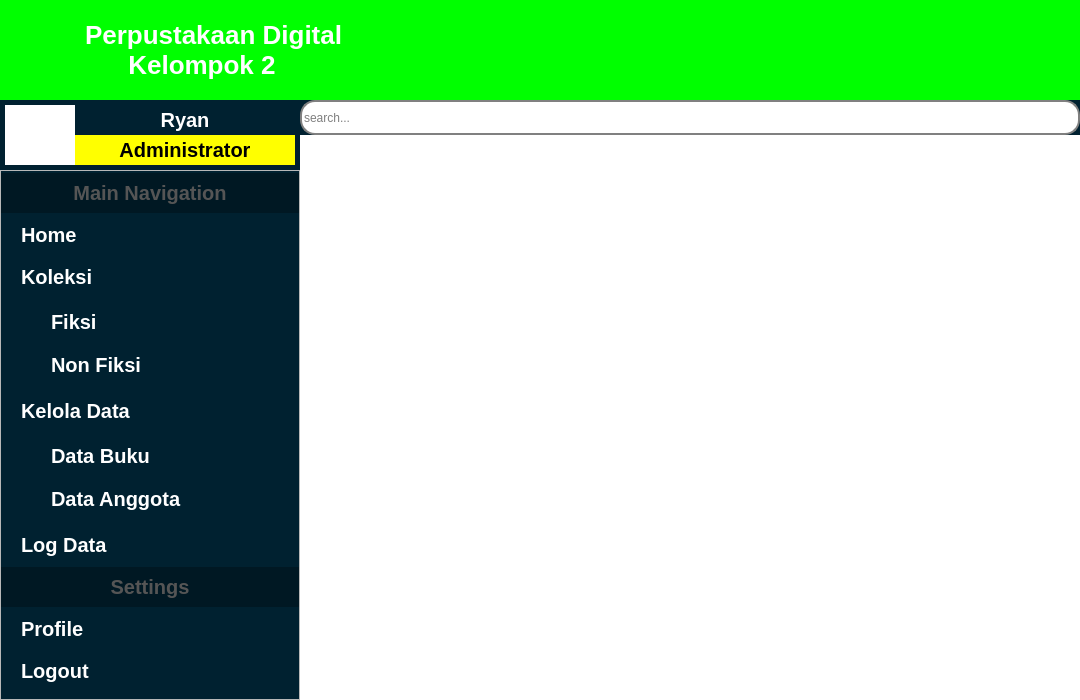
<?xml version="1.0" encoding="UTF-8"?>
<ui version="4.0">
 <class>UI_Dashboard</class>
 <widget class="QMainWindow" name="UI_Dashboard">
  <property name="geometry">
   <rect>
    <x>0</x>
    <y>0</y>
    <width>1080</width>
    <height>700</height>
   </rect>
  </property>
  <property name="sizePolicy">
   <sizepolicy hsizetype="Expanding" vsizetype="Expanding">
    <horstretch>0</horstretch>
    <verstretch>0</verstretch>
   </sizepolicy>
  </property>
  <property name="windowTitle">
   <string>MainWindow</string>
  </property>
  <widget class="QWidget" name="centralwidget">
   <property name="styleSheet">
    <string notr="true">.QWidget{
background-color: rgb(0, 33, 48);
}</string>
   </property>
   <layout class="QGridLayout" name="gridLayout">
    <property name="leftMargin">
     <number>0</number>
    </property>
    <property name="topMargin">
     <number>0</number>
    </property>
    <property name="rightMargin">
     <number>0</number>
    </property>
    <property name="bottomMargin">
     <number>0</number>
    </property>
    <property name="spacing">
     <number>0</number>
    </property>
    <item row="1" column="1" colspan="2">
     <widget class="QLineEdit" name="search">
      <property name="minimumSize">
       <size>
        <width>0</width>
        <height>30</height>
       </size>
      </property>
      <property name="maximumSize">
       <size>
        <width>16777215</width>
        <height>35</height>
       </size>
      </property>
      <property name="styleSheet">
       <string notr="true">QLineEdit {
 border: 2px solid gray;
 border-radius: 15px;
}</string>
      </property>
      <property name="text">
       <string/>
      </property>
      <property name="placeholderText">
       <string>search...</string>
      </property>
     </widget>
    </item>
    <item row="1" column="0" rowspan="2">
     <widget class="QWidget" name="profileWidget" native="true">
      <property name="enabled">
       <bool>true</bool>
      </property>
      <property name="minimumSize">
       <size>
        <width>0</width>
        <height>70</height>
       </size>
      </property>
      <property name="maximumSize">
       <size>
        <width>16777215</width>
        <height>100</height>
       </size>
      </property>
      <layout class="QHBoxLayout" name="horizontalLayout_3">
       <property name="spacing">
        <number>0</number>
       </property>
       <property name="leftMargin">
        <number>5</number>
       </property>
       <property name="topMargin">
        <number>5</number>
       </property>
       <property name="rightMargin">
        <number>5</number>
       </property>
       <property name="bottomMargin">
        <number>5</number>
       </property>
       <item>
        <widget class="QLabel" name="IconProfile">
         <property name="maximumSize">
          <size>
           <width>70</width>
           <height>70</height>
          </size>
         </property>
         <property name="styleSheet">
          <string notr="true">background-color: rgb(255, 255, 255);</string>
         </property>
         <property name="text">
          <string/>
         </property>
         <property name="pixmap">
          <pixmap>../Asset/Icon/Admin1.png</pixmap>
         </property>
         <property name="scaledContents">
          <bool>true</bool>
         </property>
        </widget>
       </item>
       <item>
        <layout class="QVBoxLayout" name="verticalLayout_2">
         <item>
          <widget class="QLabel" name="NamaAkun">
           <property name="styleSheet">
            <string notr="true">font-size: 20px; font-weight: bold; text-align: center; color: #ffffff;</string>
           </property>
           <property name="text">
            <string>Ryan</string>
           </property>
           <property name="alignment">
            <set>Qt::AlignmentFlag::AlignCenter</set>
           </property>
          </widget>
         </item>
         <item>
          <widget class="QLabel" name="Role">
           <property name="styleSheet">
            <string notr="true">font-size: 20px; font-weight: bold; text-align: center; color: #000000;
background-color: rgb(255, 255, 0);</string>
           </property>
           <property name="text">
            <string>Administrator</string>
           </property>
           <property name="alignment">
            <set>Qt::AlignmentFlag::AlignCenter</set>
           </property>
          </widget>
         </item>
        </layout>
       </item>
      </layout>
     </widget>
    </item>
    <item row="2" column="2" rowspan="2">
     <widget class="QStackedWidget" name="stackedWidget">
      <property name="styleSheet">
       <string notr="true">background-color: #ffffff;</string>
      </property>
      <property name="currentIndex">
       <number>7</number>
      </property>
      <widget class="QWidget" name="page1"/>
      <widget class="QWidget" name="page2"/>
      <widget class="QWidget" name="page3"/>
      <widget class="QWidget" name="page"/>
      <widget class="QWidget" name="page4"/>
      <widget class="QWidget" name="page5"/>
      <widget class="QWidget" name="page6"/>
      <widget class="QWidget" name="page7"/>
     </widget>
    </item>
    <item row="0" column="0" colspan="3">
     <widget class="QWidget" name="HeaderLabel" native="true">
      <property name="sizePolicy">
       <sizepolicy hsizetype="Expanding" vsizetype="Expanding">
        <horstretch>0</horstretch>
        <verstretch>0</verstretch>
       </sizepolicy>
      </property>
      <property name="maximumSize">
       <size>
        <width>16777215</width>
        <height>100</height>
       </size>
      </property>
      <property name="styleSheet">
       <string notr="true">background-color: rgb(0, 255, 0);</string>
      </property>
      <layout class="QHBoxLayout" name="horizontalLayout">
       <item>
        <widget class="QLabel" name="icon_label">
         <property name="maximumSize">
          <size>
           <width>70</width>
           <height>70</height>
          </size>
         </property>
         <property name="text">
          <string/>
         </property>
         <property name="pixmap">
          <pixmap>../Asset/Icon/Buku.png</pixmap>
         </property>
         <property name="scaledContents">
          <bool>true</bool>
         </property>
        </widget>
       </item>
       <item>
        <widget class="QLabel" name="title_label">
         <property name="styleSheet">
          <string notr="true">font-size: 26px; font-weight: bold; text-align: center; color: #ffffff;</string>
         </property>
         <property name="text">
          <string>Perpustakaan Digital
      Kelompok 2</string>
         </property>
         <property name="alignment">
          <set>Qt::AlignmentFlag::AlignLeading|Qt::AlignmentFlag::AlignLeft|Qt::AlignmentFlag::AlignVCenter</set>
         </property>
        </widget>
       </item>
      </layout>
     </widget>
    </item>
    <item row="3" column="0">
     <widget class="QScrollArea" name="scrollArea">
      <property name="minimumSize">
       <size>
        <width>300</width>
        <height>0</height>
       </size>
      </property>
      <property name="maximumSize">
       <size>
        <width>300</width>
        <height>16777215</height>
       </size>
      </property>
      <property name="styleSheet">
       <string notr="true"/>
      </property>
      <property name="widgetResizable">
       <bool>true</bool>
      </property>
      <widget class="QWidget" name="sidebar">
       <property name="geometry">
        <rect>
         <x>0</x>
         <y>0</y>
         <width>298</width>
         <height>518</height>
        </rect>
       </property>
       <property name="minimumSize">
        <size>
         <width>280</width>
         <height>0</height>
        </size>
       </property>
       <property name="maximumSize">
        <size>
         <width>16777215</width>
         <height>16777215</height>
        </size>
       </property>
       <property name="styleSheet">
        <string notr="true">background-color: rgb(0, 33, 48);</string>
       </property>
       <layout class="QVBoxLayout" name="verticalLayout_3">
        <property name="spacing">
         <number>0</number>
        </property>
        <property name="leftMargin">
         <number>0</number>
        </property>
        <property name="topMargin">
         <number>0</number>
        </property>
        <property name="rightMargin">
         <number>0</number>
        </property>
        <property name="bottomMargin">
         <number>0</number>
        </property>
        <item>
         <widget class="QLabel" name="Menu1">
          <property name="minimumSize">
           <size>
            <width>0</width>
            <height>40</height>
           </size>
          </property>
          <property name="maximumSize">
           <size>
            <width>16777215</width>
            <height>40</height>
           </size>
          </property>
          <property name="styleSheet">
           <string notr="true">font-size: 20px; font-weight: bold; text-align: center; color: #555555;
background-color: rgb(0, 24, 35);</string>
          </property>
          <property name="text">
           <string>Main Navigation</string>
          </property>
          <property name="alignment">
           <set>Qt::AlignmentFlag::AlignCenter</set>
          </property>
         </widget>
        </item>
        <item>
         <widget class="QPushButton" name="home">
          <property name="minimumSize">
           <size>
            <width>0</width>
            <height>40</height>
           </size>
          </property>
          <property name="maximumSize">
           <size>
            <width>16777215</width>
            <height>40</height>
           </size>
          </property>
          <property name="styleSheet">
           <string notr="true">font-size: 20px; font-weight: bold; text-align: left; color: #ffffff;padding-left: 20px;border:tranparanted
</string>
          </property>
          <property name="text">
           <string>Home</string>
          </property>
          <property name="icon">
           <iconset>
            <normaloff>../Asset/Icon/home.png</normaloff>../Asset/Icon/home.png</iconset>
          </property>
          <property name="checkable">
           <bool>true</bool>
          </property>
          <attribute name="buttonGroup">
           <string notr="true">buttonGroup</string>
          </attribute>
         </widget>
        </item>
        <item>
         <widget class="QPushButton" name="Koleksi">
          <property name="minimumSize">
           <size>
            <width>0</width>
            <height>40</height>
           </size>
          </property>
          <property name="maximumSize">
           <size>
            <width>16777215</width>
            <height>40</height>
           </size>
          </property>
          <property name="styleSheet">
           <string notr="true">font-size: 20px; font-weight: bold; text-align: left; color: #ffffff;padding-left: 20px;border: none;
</string>
          </property>
          <property name="text">
           <string>Koleksi</string>
          </property>
          <property name="icon">
           <iconset>
            <normaloff>../Asset/Icon/koleksi.png</normaloff>../Asset/Icon/koleksi.png</iconset>
          </property>
          <property name="checkable">
           <bool>true</bool>
          </property>
          <attribute name="buttonGroup">
           <string notr="true">buttonGroup</string>
          </attribute>
         </widget>
        </item>
        <item>
         <widget class="QWidget" name="KoleksiSubMenu" native="true">
          <property name="maximumSize">
           <size>
            <width>16777215</width>
            <height>90</height>
           </size>
          </property>
          <layout class="QVBoxLayout" name="verticalLayout_4">
           <property name="spacing">
            <number>0</number>
           </property>
           <property name="leftMargin">
            <number>30</number>
           </property>
           <property name="topMargin">
            <number>0</number>
           </property>
           <property name="rightMargin">
            <number>0</number>
           </property>
           <property name="bottomMargin">
            <number>0</number>
           </property>
           <item>
            <widget class="QPushButton" name="Fiksi">
             <property name="minimumSize">
              <size>
               <width>0</width>
               <height>40</height>
              </size>
             </property>
             <property name="maximumSize">
              <size>
               <width>16777215</width>
               <height>40</height>
              </size>
             </property>
             <property name="styleSheet">
              <string notr="true">font-size: 20px; font-weight: bold; text-align: left; color: #ffffff;padding-left: 20px;border: none;
</string>
             </property>
             <property name="text">
              <string>Fiksi</string>
             </property>
             <property name="icon">
              <iconset>
               <normaloff>../Asset/Icon/book.png</normaloff>../Asset/Icon/book.png</iconset>
             </property>
             <property name="checkable">
              <bool>true</bool>
             </property>
             <attribute name="buttonGroup">
              <string notr="true">buttonGroup</string>
             </attribute>
            </widget>
           </item>
           <item>
            <widget class="QPushButton" name="NonFiksi">
             <property name="minimumSize">
              <size>
               <width>0</width>
               <height>40</height>
              </size>
             </property>
             <property name="maximumSize">
              <size>
               <width>16777215</width>
               <height>40</height>
              </size>
             </property>
             <property name="styleSheet">
              <string notr="true">font-size: 20px; font-weight: bold; text-align: left; color: #ffffff;padding-left: 20px;border: none;
</string>
             </property>
             <property name="text">
              <string>Non Fiksi</string>
             </property>
             <property name="icon">
              <iconset>
               <normaloff>../Asset/Icon/book.png</normaloff>../Asset/Icon/book.png</iconset>
             </property>
             <property name="checkable">
              <bool>true</bool>
             </property>
             <attribute name="buttonGroup">
              <string notr="true">buttonGroup</string>
             </attribute>
            </widget>
           </item>
          </layout>
         </widget>
        </item>
        <item>
         <widget class="QPushButton" name="Data">
          <property name="minimumSize">
           <size>
            <width>0</width>
            <height>40</height>
           </size>
          </property>
          <property name="maximumSize">
           <size>
            <width>16777215</width>
            <height>40</height>
           </size>
          </property>
          <property name="styleSheet">
           <string notr="true">font-size: 20px; font-weight: bold; text-align: left; color: #ffffff;padding-left: 20px;border: none;
</string>
          </property>
          <property name="text">
           <string>Kelola Data</string>
          </property>
          <property name="icon">
           <iconset>
            <normaloff>../Asset/Icon/open-folder.png</normaloff>../Asset/Icon/open-folder.png</iconset>
          </property>
          <property name="checkable">
           <bool>true</bool>
          </property>
          <attribute name="buttonGroup">
           <string notr="true">buttonGroup</string>
          </attribute>
         </widget>
        </item>
        <item>
         <widget class="QWidget" name="DataSubMenu" native="true">
          <property name="maximumSize">
           <size>
            <width>16777215</width>
            <height>90</height>
           </size>
          </property>
          <layout class="QVBoxLayout" name="verticalLayout_5">
           <property name="spacing">
            <number>0</number>
           </property>
           <property name="leftMargin">
            <number>30</number>
           </property>
           <property name="topMargin">
            <number>0</number>
           </property>
           <property name="rightMargin">
            <number>0</number>
           </property>
           <property name="bottomMargin">
            <number>0</number>
           </property>
           <item>
            <widget class="QPushButton" name="DataBuku">
             <property name="minimumSize">
              <size>
               <width>0</width>
               <height>40</height>
              </size>
             </property>
             <property name="maximumSize">
              <size>
               <width>16777215</width>
               <height>40</height>
              </size>
             </property>
             <property name="styleSheet">
              <string notr="true">font-size: 20px; font-weight: bold; text-align: left; color: #ffffff;padding-left: 20px;border: none;
</string>
             </property>
             <property name="text">
              <string>Data Buku</string>
             </property>
             <property name="icon">
              <iconset>
               <normaloff>../Asset/Icon/book.png</normaloff>../Asset/Icon/book.png</iconset>
             </property>
             <property name="checkable">
              <bool>true</bool>
             </property>
             <attribute name="buttonGroup">
              <string notr="true">buttonGroup</string>
             </attribute>
            </widget>
           </item>
           <item>
            <widget class="QPushButton" name="DataAnggota">
             <property name="minimumSize">
              <size>
               <width>0</width>
               <height>40</height>
              </size>
             </property>
             <property name="maximumSize">
              <size>
               <width>16777215</width>
               <height>40</height>
              </size>
             </property>
             <property name="styleSheet">
              <string notr="true">font-size: 20px; font-weight: bold; text-align: left; color: #ffffff;padding-left: 20px;border: none;
</string>
             </property>
             <property name="text">
              <string>Data Anggota</string>
             </property>
             <property name="icon">
              <iconset>
               <normaloff>../Asset/Icon/user.png</normaloff>../Asset/Icon/user.png</iconset>
             </property>
             <property name="checkable">
              <bool>true</bool>
             </property>
             <attribute name="buttonGroup">
              <string notr="true">buttonGroup</string>
             </attribute>
            </widget>
           </item>
          </layout>
         </widget>
        </item>
        <item>
         <widget class="QPushButton" name="LogData">
          <property name="minimumSize">
           <size>
            <width>0</width>
            <height>40</height>
           </size>
          </property>
          <property name="maximumSize">
           <size>
            <width>16777215</width>
            <height>40</height>
           </size>
          </property>
          <property name="styleSheet">
           <string notr="true">font-size: 20px; font-weight: bold; text-align: left; color: #ffffff;padding-left: 20px;border: none;
</string>
          </property>
          <property name="text">
           <string>Log Data</string>
          </property>
          <property name="icon">
           <iconset>
            <normaloff>../Asset/Icon/log-data.png</normaloff>../Asset/Icon/log-data.png</iconset>
          </property>
          <property name="checkable">
           <bool>true</bool>
          </property>
          <attribute name="buttonGroup">
           <string notr="true">buttonGroup</string>
          </attribute>
         </widget>
        </item>
        <item>
         <widget class="QLabel" name="Menu2">
          <property name="minimumSize">
           <size>
            <width>0</width>
            <height>40</height>
           </size>
          </property>
          <property name="maximumSize">
           <size>
            <width>16777215</width>
            <height>40</height>
           </size>
          </property>
          <property name="styleSheet">
           <string notr="true">font-size: 20px; font-weight: bold; text-align: center; color: #555555;
background-color: rgb(0, 24, 35);</string>
          </property>
          <property name="text">
           <string>Settings</string>
          </property>
          <property name="alignment">
           <set>Qt::AlignmentFlag::AlignCenter</set>
          </property>
         </widget>
        </item>
        <item>
         <widget class="QPushButton" name="Profile">
          <property name="minimumSize">
           <size>
            <width>0</width>
            <height>40</height>
           </size>
          </property>
          <property name="maximumSize">
           <size>
            <width>16777215</width>
            <height>40</height>
           </size>
          </property>
          <property name="styleSheet">
           <string notr="true">font-size: 20px; font-weight: bold; text-align: left; color: #ffffff;padding-left: 20px;border: none;
</string>
          </property>
          <property name="text">
           <string>Profile</string>
          </property>
          <property name="icon">
           <iconset>
            <normaloff>../Asset/Icon/user.png</normaloff>../Asset/Icon/user.png</iconset>
          </property>
          <property name="checkable">
           <bool>true</bool>
          </property>
          <attribute name="buttonGroup">
           <string notr="true">buttonGroup</string>
          </attribute>
         </widget>
        </item>
        <item>
         <widget class="QPushButton" name="Logout">
          <property name="minimumSize">
           <size>
            <width>0</width>
            <height>40</height>
           </size>
          </property>
          <property name="maximumSize">
           <size>
            <width>16777215</width>
            <height>40</height>
           </size>
          </property>
          <property name="styleSheet">
           <string notr="true">font-size: 20px; font-weight: bold; text-align: left; color: #ffffff;padding-left: 20px;border: none;
</string>
          </property>
          <property name="text">
           <string>Logout</string>
          </property>
          <property name="icon">
           <iconset>
            <normaloff>../Asset/Icon/logout.png</normaloff>../Asset/Icon/logout.png</iconset>
          </property>
          <property name="checkable">
           <bool>true</bool>
          </property>
          <attribute name="buttonGroup">
           <string notr="true">buttonGroup</string>
          </attribute>
         </widget>
        </item>
       </layout>
      </widget>
     </widget>
    </item>
   </layout>
  </widget>
 </widget>
 <resources/>
 <connections/>
 <buttongroups>
  <buttongroup name="buttonGroup"/>
 </buttongroups>
</ui>
